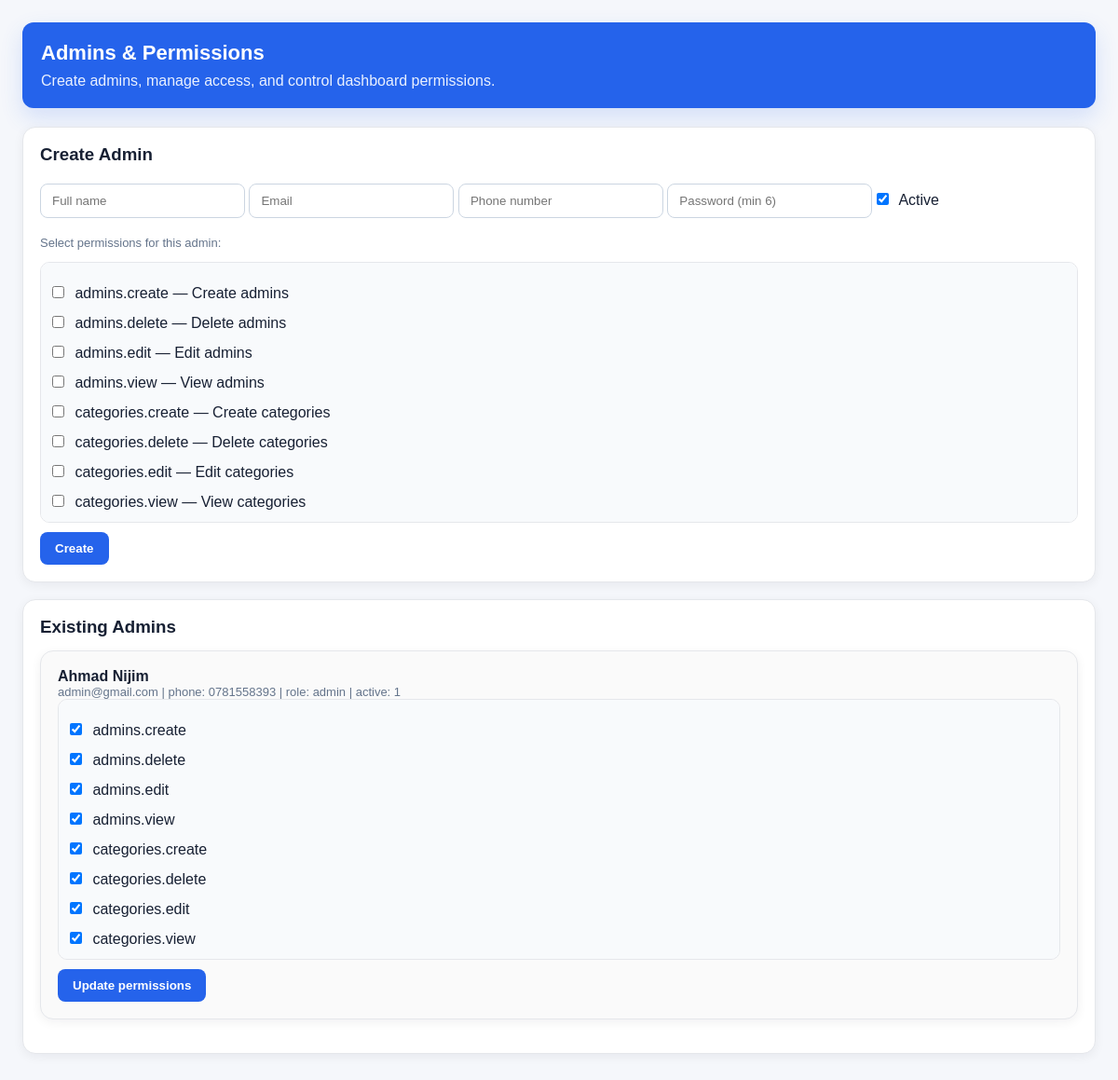
/pages/admins.php (signed in), run on the app's committed database.
### tables this page shows
CREATE TABLE `permissions` (
  `id` int(11) NOT NULL,
  `perm_key` varchar(100) NOT NULL,
  `perm_name` varchar(150) NOT NULL
);

### pages/guards.php (called while the page is built, shortened)
<?php
function perms(): array
{
    return $_SESSION['perms'] ?? [];
}
function can(string $perm): bool
{
    return in_array($perm, perms(), true);
}
?>

### pages/admins.php (the view, shortened to what this page needs)
<?php
require_once __DIR__ . '/guards.php';
require_once __DIR__ . '/../config/database.php';
function admin_phone_column_exists(PDO $pdo): bool
{
  $stmt = $pdo->prepare("SHOW COLUMNS FROM admin_users LIKE 'phone'");
  $stmt->execute();
  return (bool)$stmt->fetch();
}
$hasPhoneColumn = admin_phone_column_exists($pdo);
$selectPhone = $hasPhoneColumn ? ", phone" : "";
$stmt = $pdo->prepare("
  SELECT id, full_name, email {$selectPhone}, role, is_active
  FROM admin_users
  ORDER BY id DESC
");
$stmt->execute();
$admins = $stmt->fetchAll();
$stmtPerms = $pdo->prepare("
  SELECT id, perm_key, perm_name
  FROM permissions
  ORDER BY perm_key
");
$stmtPerms->execute();
$allPerms = $stmtPerms->fetchAll();
function user_perm_ids(PDO $pdo, int $adminId): array
{
  $st = $pdo->prepare("SELECT permission_id FROM admin_user_permissions WHERE admin_user_id = ?");
  $st->execute([$adminId]);
  return $st->fetchAll(PDO::FETCH_COLUMN);
}
?>
<!DOCTYPE html>
<html>
<head>
  <link rel="stylesheet" href="../assets/css/admins.css?v=20260523">
</head>
<body>
  <div class="page-header">
    <div class="row space-between">
      <div>
        <h2>Admins & Permissions</h2>
        <p>Create admins, manage access, and control dashboard permissions.</p>
      </div>
    </div>
  </div>
  <?php if (can('admins.create')): ?>
    <div class="box">
      <h3>Create Admin</h3>
      <form method="POST">
        <input name="full_name" placeholder="Full name" required>
        <input name="email" type="email" placeholder="Email" required>
        <input name="phone" type="tel" placeholder="Phone number" <?= $hasPhoneColumn ? 'required' : '' ?>>
        <input name="password" type="password" placeholder="Password (min 6)" required>
        <label><input type="checkbox" name="is_active" checked> Active</label>
        <p class="small">Select permissions for this admin:</p>
        <div class="perms">
          <?php foreach ($allPerms as $p): ?>
            <label>
              <input type="checkbox" name="permissions[]" value="<?= (int)$p['id'] ?>">
              <?= htmlspecialchars($p['perm_key']) ?> — <?= htmlspecialchars($p['perm_name']) ?>
            </label>
          <?php endforeach; ?>
        </div>
        <button class="btn" name="create_admin">Create</button>
      </form>
    </div>
  <?php endif; ?>
  <div class="box">
    <h3>Existing Admins</h3>
    <?php foreach ($admins as $a): ?>
      <div class="box admin-card">
        <b><?= htmlspecialchars($a['full_name'] ?? '') ?></b>
        <div class="small">
          <?= htmlspecialchars($a['email']) ?>
          <?php if ($hasPhoneColumn): ?>
            | phone: <?= htmlspecialchars($a['phone'] ?? '') ?>
          <?php endif; ?>
          | role: <?= htmlspecialchars($a['role'] ?? '') ?>
          | active: <?= (int)$a['is_active'] ?>
        </div>
        <?php if (can('system.manage_permissions') && ($a['role'] ?? '') !== 'super_admin'): ?>
          <?php $current = user_perm_ids($pdo, (int)$a['id']); ?>
          <form method="POST">
            <div class="perms">
              <?php foreach ($allPerms as $p): ?>
                <?php $checked = in_array((int)$p['id'], array_map('intval', $current), true); ?>
                <label>
                  <input type="checkbox" name="permissions[]" value="<?= (int)$p['id'] ?>" <?= $checked ? 'checked' : '' ?>>
                  <?= htmlspecialchars($p['perm_key']) ?>
                </label>
              <?php endforeach; ?>
            </div>
            <button class="btn" name="update_perms">Update permissions</button>
          </form>
        <?php else: ?>
          <p class="small">The super_admin privileges cannot be modified, or you do not have the privilege to modify privileges.</p>
        <?php endif; ?>
      </div>
    <?php endforeach; ?>
  </div>
</body>
</html>

### assets/css/admins.css (style rules this page uses)
* { box-sizing: border-box }
body { font-family: Arial, sans-serif; background: #f5f7fb; margin: 0; padding: 24px; color: #172033 }
.box { background: #fff; border: 1px solid #e5e7eb; border-radius: 14px; padding: 18px; margin-bottom: 18px; box-shadow: 0 3px 12px rgba(15, 23, 42, .06) }
h2, h3 { margin: 0 0 14px }
.row { display: flex; gap: 12px; align-items: center; flex-wrap: wrap }
.space-between { justify-content: space-between }
input { padding: 10px 12px; border: 1px solid #cbd5e1; border-radius: 8px; margin: 6px 0; min-width: 220px }
input[type="checkbox"] { min-width: auto; margin-right: 7px }
.btn, button { background: #2563eb; color: #fff; border: 0; border-radius: 8px; padding: 10px 16px; cursor: pointer; font-weight: 700; margin-top: 10px }
.perms { max-height: 280px; overflow: auto; border: 1px solid #e5e7eb; padding: 12px; border-radius: 10px; background: #f8fafc }
.perms label { display: block; margin: 7px 0 }
.small { font-size: 13px; color: #64748b }
.admin-card { background: #fafafa }
.page-header { background: #2563eb; color: #ffffff; padding: 20px; border-radius: 12px; margin-bottom: 20px; box-shadow: 0 10px 24px rgba(37, 99, 235, 0.16); }
.page-header h2 { margin: 0; font-size: 22px; color: #ffffff; }
.page-header p { margin: 8px 0 0; color: #eaf1ff; }

### data on the page
permissions: perm_key "admins.create", perm_name "Create admins", id "☑"
permissions: perm_key "admins.delete", perm_name "Delete admins", id "☑"
permissions: perm_key "admins.edit", perm_name "Edit admins", id "☑"
permissions: perm_key "admins.view", perm_name "View admins", id "☑"
permissions: perm_key "categories.create", perm_name "Create categories", id "☑"
permissions: perm_key "categories.delete", perm_name "Delete categories", id "☑"
permissions: perm_key "categories.edit", perm_name "Edit categories", id "☑"
permissions: perm_key "categories.view", perm_name "View categories", id "☑"

### other printed values
$a['full_name'] "Ahmad Nijim"
$a['email'] "admin@gmail.com"
$a['phone'] "0781558393"
$a['role'] "admin"
$a['is_active'] "1"
